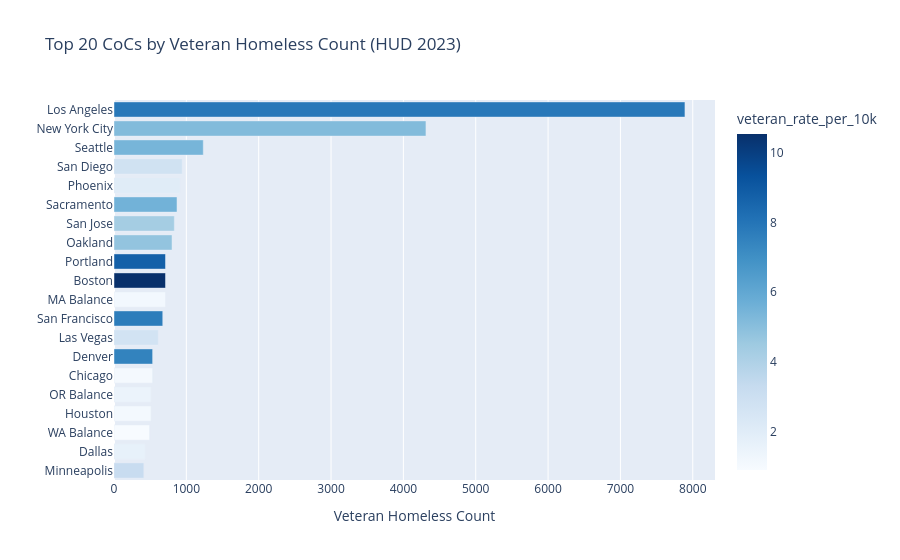

Notebook source saved alongside this figure:
### Code cell
top20 = df.nlargest(20, "veteran_homeless")
fig2 = px.bar(
    top20.sort_values("veteran_homeless", ascending=True),
    x="veteran_homeless", y="city_name", orientation="h",
    color="veteran_rate_per_10k", color_continuous_scale="Blues",
    title="Top 20 CoCs by Veteran Homeless Count (HUD 2023)",
    labels={"veteran_homeless": "Veteran Homeless Count", "city_name": ""},
    hover_name="coc_name",
)
fig2.show()

### Figure 1 — Plotly figure (JSON) as saved in the notebook; plotly's stock layout.template omitted (floating-point values rounded to 4 significant figures)
{"data": [{"hovertemplate": "<b>%{hovertext}</b><br><br>Veteran Homeless Count=%{x}<br>=%{y}<br>veteran_rate_per_10k=%{marker.color}<extra></extra>", "hovertext": ["Minneapolis/Hennepin County CoC", "Dallas City & County CoC", "Washington Balance of State CoC", "Houston/Harris County CoC", "Oregon Balance of State CoC", "Chicago CoC", "Metropolitan Denver CoC", "Las Vegas/Clark County CoC", "San Francisco CoC", "Massachusetts Balance of State CoC", "Boston CoC", "Portland/Multnomah County CoC", "Oakland, Berkeley/Alameda County CoC", "San Jose/Santa Clara City & County CoC", "Sacramento City & County CoC", "Phoenix/Mesa/Maricopa County CoC", "San Diego City & County CoC", "Seattle/King County CoC", "New York City CoC", "Los Angeles City & County CoC"], "legendgroup": "", "marker": {"color": [3.21, 1.65, 0.9, 1.08, 1.49, 1.04, 7.46, 2.7, 7.71, 1.12, 10.54, 8.76, 4.77, 4.31, 5.55, 2.03, 2.82, 5.44, 5.17, 7.88], "coloraxis": "coloraxis", "pattern": {"shape": ""}}, "name": "", "orientation": "h", "showlegend": false, "textposition": "auto", "type": "bar", "x": [412, 432, 492, 512, 512, 534, 534, 612, 674, 712, 712, 712, 802, 834, 871, 912, 942, 1234, 4312, 7892], "xaxis": "x", "y": ["Minneapolis", "Dallas", "WA Balance", "Houston", "OR Balance", "Chicago", "Denver", "Las Vegas", "San Francisco", "MA Balance", "Boston", "Portland", "Oakland", "San Jose", "Sacramento", "Phoenix", "San Diego", "Seattle", "New York City", "Los Angeles"], "yaxis": "y"}], "layout": {"barmode": "relative", "coloraxis": {"colorbar": {"title": {"text": "veteran_rate_per_10k"}}, "colorscale": [[0.0, "rgb(247,251,255)"], [0.125, "rgb(222,235,247)"], [0.25, "rgb(198,219,239)"], [0.375, "rgb(158,202,225)"], [0.5, "rgb(107,174,214)"], [0.625, "rgb(66,146,198)"], [0.75, "rgb(33,113,181)"], [0.875, "rgb(8,81,156)"], [1.0, "rgb(8,48,107)"]]}, "legend": {"tracegroupgap": 0}, "title": {"text": "Top 20 CoCs by Veteran Homeless Count (HUD 2023)"}, "xaxis": {"anchor": "y", "domain": [0.0, 1.0], "title": {"text": "Veteran Homeless Count"}}, "yaxis": {"anchor": "x", "domain": [0.0, 1.0], "title": {"text": ""}}}}
